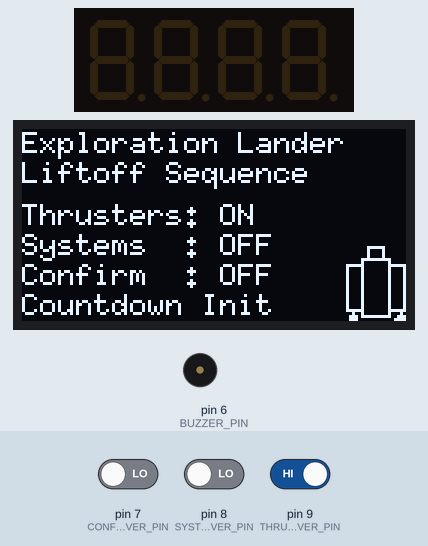
Bench run of a sketch on a simulated Arduino Uno, built with avr-gcc and run on an emulated ATmega328P. On the bench: 4-digit seven-segment display, 128×64 one-colour display, buzzer (waves = sounding). The inputs (shaded band) are chosen by the test bench; at power-on: pin 9 (THRUST_LEVER_PIN) HIGH, pin 7 (CONFIRM_LEVER_PIN) LOW, pin 8 (SYSTEMS_LEVER_PIN) LOW.

Above: at 1.2 s.
1.3 s: pin 9 (THRUST_LEVER_PIN) driven LOW
At 3.3 s:
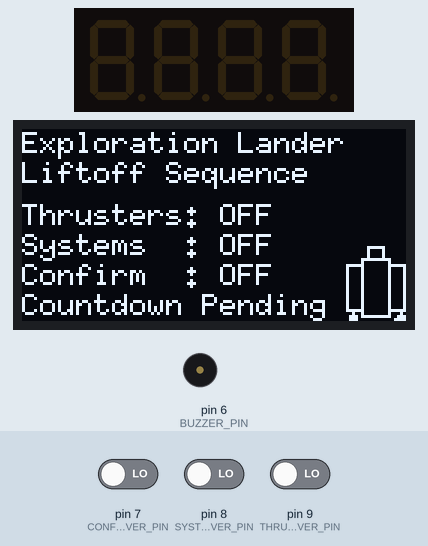
3.6 s: pin 7 (CONFIRM_LEVER_PIN) driven HIGH
At 4.7 s:
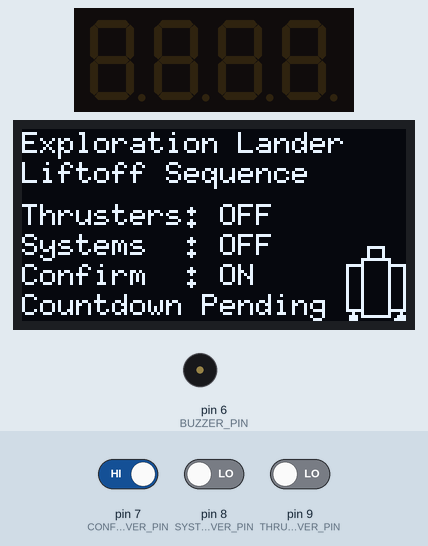
5.8 s: pin 8 (SYSTEMS_LEVER_PIN) driven HIGH
At 7.6 s:
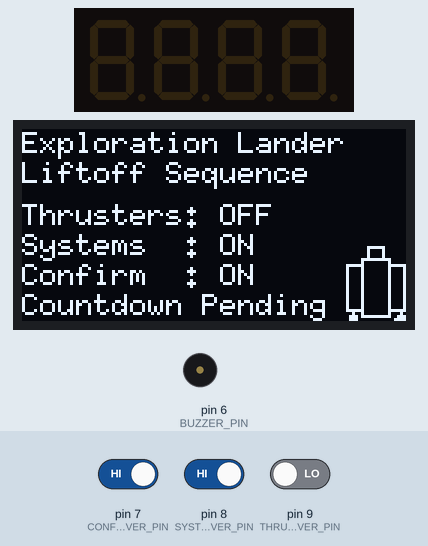
7.9 s: pin 9 (THRUST_LEVER_PIN) driven HIGH
At 10.7 s:
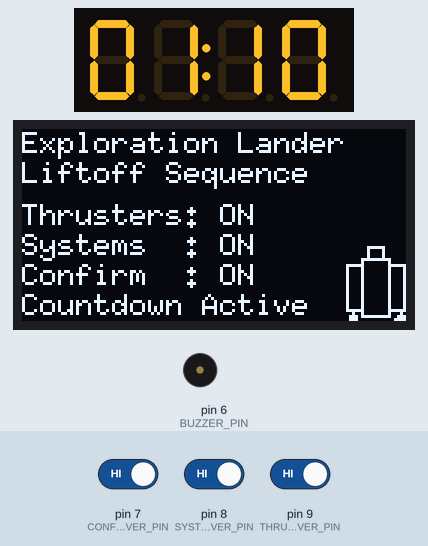
10.9 s: pin 7 (CONFIRM_LEVER_PIN) driven LOW
At 14.1 s:
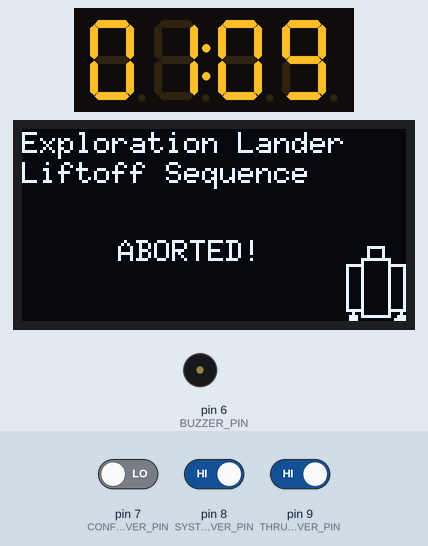
Timing chart, 0 to 14.9 s (numbered marks = the images above; inputs shaded):
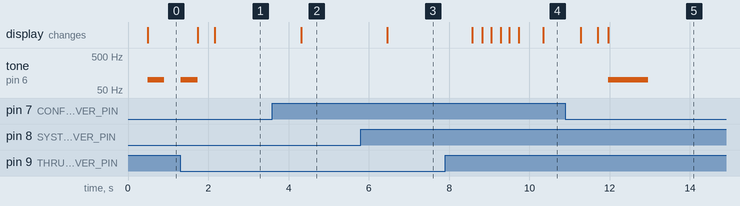

The sketch:

main.ino
```cpp
#include "Arduino.h"
#include <TM1637Display.h> // 7-seg display
#include <U8g2lib.h> // OLED display

// Define macros to convert milliseconds to minutes or seconds, rounded UP to next second.
#define numberOfMinutes(_milliseconds_) (((_milliseconds_ + 999) / 1000) / 60)
#define numberOfSeconds(_milliseconds_) (((_milliseconds_ + 999) / 1000) % 60)


// Pins
// 7-segment display
constexpr byte COUNTER_DISPLAY_DIO = 4;
constexpr byte COUNTER_DISPLAY_CLK = 5;

// DIP switches
constexpr byte THRUST_LEVER_PIN = 9;
constexpr byte SYSTEMS_LEVER_PIN = 8;
constexpr byte CONFIRM_LEVER_PIN = 7;

// Buzzer
constexpr byte BUZZER_PIN = 6;


// Hardware
TM1637Display counter_display(COUNTER_DISPLAY_CLK, COUNTER_DISPLAY_DIO);

// Use _2_ version of constructor and firstPage()/nextPage() for OLED
// graphics to save memory.
U8G2_SH1106_128X64_NONAME_2_HW_I2C lander_display(U8G2_R0, /* reset=*/U8X8_PIN_NONE);


// Define size of our lander graphic so it can be accurately placed on display
const byte LANDER_HEIGHT = 25;  // height of our lander image, in bits
const byte LANDER_WIDTH = 20;   // width of our lander image, in bits

// Define 7 Segment display values to spell out "dOnE"
const uint8_t DONE[] = {
  SEG_B | SEG_C | SEG_D | SEG_E | SEG_G,          // d
  SEG_A | SEG_B | SEG_C | SEG_D | SEG_E | SEG_F,  // O
  SEG_C | SEG_E | SEG_G,                          // n
  SEG_A | SEG_D | SEG_E | SEG_F | SEG_G           // E
};

// Define amount of time (in milliseconds) to count down.  To ensure
// that the calculation is done as an unsigned long we append "UL" to
// the values below.  Without this the calculation is done in 16 bit
// arithmetic which causes the value to wrap and be incorrect.
const unsigned long COUNTDOWN_MILLISECONDS = 70UL * 1000UL;

/*
 * The Arduino C++ provides the "enum" command to define multiple, related
 * values where distinguishing between the different values is important, but
 * the actual values aren't.
 *
 * Each name is given it's own value (starting with 0) which can be seen by
 * hovering your mouse over each name below.
 *
 * Enums provide a number of benefits over manually defining a set of constants:
 * 1) An enum groups related constants in a way that clearly defines that they
 *    are variants of a single concept (in this case, the state of our liftoff
 *    sequence).
 * 2) An enum gives an exhaustive list off all valid states and no other values
 *    are valid.
 * 3) An enum creates a new type, and a variable containing an enum value can
 *    ONLY be assigned values defined in the enum.
 */
enum LIFTOFF_STATE {
  INIT,       // Waiting for all switches to be "OFF"
  PENDING,    // Waiting for all switchs to be turned "ON"
  COUNTDOWN,  // Counting down to liftoff
  LIFTOFF,    // Ship is lifting off
  ABORT       // Countdown aborted
};


void setup() {
  Serial.begin(9600);

  // Configure counter display
  counter_display.setBrightness(7);  // Set maximum brightness (value is 0-7)
  counter_display.clear();           // Clear the display

  // Configure OLED display
  lander_display.begin();                     // Initialize OLED display
  lander_display.setFont(u8g2_font_6x10_tr);  // Set text font
  lander_display.setFontRefHeightText();      // Define how max text height is calculated
  lander_display.setFontPosTop();             // Y coordinate for text is at top of tallest character

  // Configure DIP switch pins
  pinMode(THRUST_LEVER_PIN, INPUT);   // Thrust lever pin
  pinMode(SYSTEMS_LEVER_PIN, INPUT);  // Sysstems lever pin
  pinMode(CONFIRM_LEVER_PIN, INPUT);  // Confirmation lever pin

  lander_display.clearDisplay();  // Clear OLED display
}


// To keep beeping and animations steady we will attempt to have each loop
// take the same amount of time.  Occasionally loops may take longer, but
// this constant defines the minimum time each loop will take to run.
constexpr unsigned long MIN_LOOP_TIME = 200;  // minimum 200 ms time per loop

void loop() {
  // Initialize static variables first time through loop().  Any values set
  // during execution will be retained between loop() executions.
  static unsigned long timeRemaining = COUNTDOWN_MILLISECONDS;  // Time remaining before liftoff
  static unsigned long countdown_start_time;                    // millis() value when countdown begins
  static enum LIFTOFF_STATE liftoff_state = INIT;               // Begin sequence in INIT state

  // Here we define a value that is toggled between true/false every time through the loop
  // This can be used to create a beeping tone or could be used to blink text.
  static bool loop_toggle = true;  // if our loop_toggle is true this time through the loop

  unsigned long loop_start_time = millis();  // save time that this loop begins

  // Read current values of all of our switches as booleans ("on" is true, "off" is false)
  bool thrust_lever = digitalRead(THRUST_LEVER_PIN);
  bool systems_lever = digitalRead(SYSTEMS_LEVER_PIN);
  bool confirm_lever = digitalRead(CONFIRM_LEVER_PIN);

  // Update OLED display with the current status of our liftoff sequence.
  updateLanderDisplay(liftoff_state, thrust_lever, systems_lever, confirm_lever);

  /*
   * This is the primary decision part of our loop.  It makes decisions based on the
   * current state of our liftoff sequence, switching states as different events are
   * detected.
   *
   * NOTE: Normally this section of code would be done in a switch/case construct.  However,
   *       a bug in the compiler caused certain cases to NEVER execute.  Because of this
   *       bug (hopefully fixed soon) we use the less clear if/else if/else format.
   *
   * A switch/case version would look like:
   * switch(liftoff_state) {
   *   case INIT:
   *     // code for INIT state
   *     break;
   *   [...]
   *   case ABORT:
   *     // code for ABORT state
   *     break;
   * }
   */

  if (liftoff_state == INIT) {  // INIT state
    // requires that all switches start out as "off".

    // If all three switches are OFF (false) we can turn off the beeping
    // and change state to PENDING.
    if (!thrust_lever && !systems_lever && !confirm_lever) {
      noTone(BUZZER_PIN);
      liftoff_state = PENDING;
    } else {  // not all switches are "off"
      // Play low, "beeping" tone to indicate switches aren't all "off"
      if (loop_toggle) {        // if our loop_toggle is true this time through the loop
        tone(BUZZER_PIN, 100);  // play short tone entire loop
      } else {
        noTone(BUZZER_PIN);  // turn off tone this time through the loop
      }
    }
    // end of INIT state
  } else if (liftoff_state == PENDING) {
    // Now wait for all switches to be turned ON to initiate countdown.
    if (thrust_lever && systems_lever && confirm_lever) {
      // blink the countdown on our timer before beginning the countdown
      for (int i = 0; i < 3; i++) {
        counter_display.clear();
        delay(MIN_LOOP_TIME);
        displayCounter(COUNTDOWN_MILLISECONDS);
        delay(MIN_LOOP_TIME);
      }
      countdown_start_time = millis();  // Save current millis() when countdown begins
      liftoff_state = COUNTDOWN;
    }
    // end of PENDING state
  } else if (liftoff_state == COUNTDOWN) {
    // Update our remaining time by subtracting the countdown start time from current
    // execution time (in milliseconds).  If this value is greater than our countdown
    // time then our countdown is complete and we set time remaining to 0 to prevent
    // the time remaining from going negative.
    unsigned long elapsed_time = millis() - countdown_start_time;
    if (elapsed_time > COUNTDOWN_MILLISECONDS) {  // Countdown complete!
      timeRemaining = 0;                          // No time remaining
      liftoff_state = LIFTOFF;                    // initiate liftoff state
    } else {
      timeRemaining = COUNTDOWN_MILLISECONDS - elapsed_time;  // decrease time remaining
    }

    // if any switch is turned off during countdown then we abort takeoff.
    if (!thrust_lever || !systems_lever || !confirm_lever) {
      liftoff_state = ABORT;
    }
    displayCounter(timeRemaining);  // Display countdown time in minutes:seconds on counter display
    // end of COUNTDOWN state
  } else if (liftoff_state == LIFTOFF) {  // Liftoff!
    counter_display.setSegments(DONE);    // Display "dOnE" on our counter

    // Play TADA! tones followed by sound of our thrusters firing
    tone(BUZZER_PIN, 300);
    delay(200);
    tone(BUZZER_PIN, 500);
    delay(400);
    tone(BUZZER_PIN, 38, 5000);  // Play engines for first 5 seconds

    // Animate final display forever.  This while loop runs until HERO is reset or
    // new code is uploaded.  During liftoff the ship graphic moves up the right
    // side of the display, so we need to update the OLED display repeately.
    while (true) {
      updateLanderDisplay(liftoff_state, true, true, true);
    }
    // THIS LINE IS NEVER REACHED
    // end of LIFTOFF state
  } else if (liftoff_state == ABORT) {
    // If countdown was aborted we play an alert tone and delay before
    // moving state back to our original INIT state.
    tone(BUZZER_PIN, 100, 1000);
    delay(5000);           // show display for 5 seconds
    liftoff_state = INIT;  // set state back to INIT (waiting switches to be all OFF)
  }

  // If loop has taken LESS than our minimum loop time then delay the remaining
  // time to keep loops at least that long.
  unsigned long loop_time = millis() - loop_start_time;
  if (loop_time < MIN_LOOP_TIME) {
    delay(MIN_LOOP_TIME - loop_time);  // delay remaining time
  }

  // Toggle our loop toggle between true/false each time through main loop.
  loop_toggle = !loop_toggle;
}

// *********************************************
// *          Update OLED display              *
// *********************************************
const byte MAX_LANDER_SPEED = 5;

void updateLanderDisplay(enum LIFTOFF_STATE liftoff_state,
                         bool thruster_lever,
                         bool systems_lever,
                         bool confirm_lever) {
  static int lander_height = lander_display.getDisplayHeight() - LANDER_HEIGHT;
  static byte current_lander_speed = 1;

  // Use the firstPage()/nextPage() commands to update our display using smaller
  // data buffer.  Only a portion of the display is updated each time through
  // this loop.  The SAME display should be drawn each time through this "do" loop.
  lander_display.firstPage();
  do {
    lander_display.setFontPosTop();
    byte y_offset = drawString(0, 0, "Exploration Lander");
    y_offset = drawString(0, y_offset, "Liftoff Sequence");

    if (liftoff_state == LIFTOFF) {
      const char LIFTOFF_TEXT[] = "Liftoff!";

      // Display liftoff in center of available space
      byte y_center = y_offset + ((lander_display.getDisplayHeight() - y_offset) / 2);

      lander_display.setFontPosCenter();  // display text vertically centered
      static byte text_width = lander_display.getStrWidth(LIFTOFF_TEXT);
      static byte x_left = ((lander_display.getDisplayWidth() - LANDER_WIDTH) / 2) - (text_width / 2);

      lander_display.drawStr(x_left, y_center, LIFTOFF_TEXT);

    } else if (liftoff_state == ABORT) {
      const char ABORT_TEXT[] = "ABORTED!";

      // Display liftoff in center of available space
      byte y_center = y_offset + ((lander_display.getDisplayHeight() - y_offset) / 2);
      lander_display.setFontPosCenter();  // display text vertically centered
      static byte text_width = lander_display.getStrWidth(ABORT_TEXT);
      static byte x_left = ((lander_display.getDisplayWidth() - LANDER_WIDTH) / 2) - (text_width / 2);
      lander_display.drawStr(x_left, y_center, ABORT_TEXT);
    } else {
      // Set y_offset to point four lines above bottom of display
      y_offset = lander_display.getDisplayHeight() - (4 * lander_display.getMaxCharHeight());

      // Display last four lines
      y_offset = displayLeverSetting("Thrusters: ", thruster_lever, y_offset);
      y_offset = displayLeverSetting("Systems  : ", systems_lever, y_offset);
      y_offset = displayLeverSetting("Confirm  : ", confirm_lever, y_offset);

      // Set y_offset to display text at bottom of display.
      y_offset = lander_display.getDisplayHeight() - lander_display.getMaxCharHeight();
      drawString(0, y_offset, (String("Countdown ") + liftoffStateToString(liftoff_state)).c_str());
    }
    // Draw a picture of our lander on right side of display.  During the liftoff this
    // will be animated by changing the lander_height variable OUTSIDE the "do" loop.
    displayLander(lander_display.getDisplayWidth() - LANDER_WIDTH,
                  lander_height);
  } while (lander_display.nextPage());

  // Set height of lander image on screen to animate liftoff image, increasing speed
  // to MAX during liftoff.  This value is only changed OUTSIDE the firstPage()/nextPage()
  // loop and sets the new height for the lander to be drawn the NEXT time the OLED
  // display is updated.
  if (liftoff_state == LIFTOFF) {
    // Move our lander graphic up on the display based on our current speed
    lander_height -= current_lander_speed;
    // If the graphic has moved entirely off the top of the display we reset
    // the height to make it re-appear at the bottom.
    if (lander_height < -LANDER_HEIGHT) {
      lander_height = lander_display.getDisplayHeight();  // start again at bottom of screen
    }
    // To accellerate, increase the movement speed until we reach our maximum speed
    if (current_lander_speed < MAX_LANDER_SPEED) {
      current_lander_speed += 1;
    }
  }
}

// Display a lever setting with a title and state.
byte displayLeverSetting(
  String leverName,
  bool leverVal,
  byte yOffset
) {
  return drawString(
    0,
    yOffset,
    (leverName + onOff(leverVal)).c_str()
  );
}

// Convert bool to on/off
String onOff(bool val) {
  return val ? "ON" : "OFF";
}

// "helper" function that returns a different string for each enum state.
String liftoffStateToString(enum LIFTOFF_STATE liftoff_state) {
  switch (liftoff_state) {
    case INIT:
      return ("Init");
      break;
    case PENDING:
      return ("Pending");
      break;
    case COUNTDOWN:
      return ("Active");
      break;
    case LIFTOFF:
      return ("Complete");
      break;
    case ABORT:
      return ("ABORT");
      break;
  }
}

// Display milliseconds on our counter as minutes:seconds (MM:SS)
void displayCounter(unsigned long milliseconds) {
  // To display the countdown in mm:ss format, separate the parts
  byte minutes = numberOfMinutes(milliseconds);
  byte seconds = numberOfSeconds(milliseconds);

  // Display the minutes in the first two places, with colon
  counter_display.showNumberDecEx(minutes, 0b01000000, true, 2, 0);
  // This displays the seconds in the last two places
  counter_display.showNumberDecEx(seconds, 0, true, 2, 2);
}

// Draw a line of text on our OLED display at x, y, returning new y
// value that is immediately below the new line of text.
byte drawString(byte x, byte y, const char *string) {
  lander_display.drawStr(x, y, string);
  return (y + lander_display.getMaxCharHeight());  // return new y_offset on display
}

// Draw an image of our lander drawn with frames and triangles
// at location x_location, y_location (relative to the upper left corner).
void displayLander(byte x_location, int y_location) {
  lander_display.drawFrame(x_location + 7, y_location, 6, 5);        // ship top
  lander_display.drawFrame(x_location + 5, y_location + 4, 10, 20);  // ship center
  lander_display.drawFrame(x_location, y_location + 6, 6, 16);       // left pod
  lander_display.drawFrame(x_location + 14, y_location + 6, 6, 16);  // right pod
  lander_display.drawTriangle(x_location + 2, y_location + 21,
                              x_location, y_location + 25,
                              x_location + 4, y_location + 25);  // left nozzle
  lander_display.drawTriangle(x_location + 18, y_location + 21,
                              x_location + 15, y_location + 25,
                              x_location + 20, y_location + 25);  // right nozzle
}
```

Measured:
- after the input at 1.3 s, tone on pin 6 (BUZZER_PIN): goes on until 1.7 s, then stays silent; the display: first changes after 0.44 s (image 1 shows a later state)
- after the input at 3.6 s, the display: changes after 0.72 s (image 2)
- after the input at 5.8 s, the display: changes after 0.66 s (image 3)
- after the input at 7.9 s, the display: first changes after 0.68 s (image 4 shows a later state)
- after the input at 10.9 s, tone on pin 6 (BUZZER_PIN): silent → 100 Hz after 1.1 s, → silent 1.0 s later; the display: first differs from a run without the input after 0.80 s (image 5 shows a later state)
